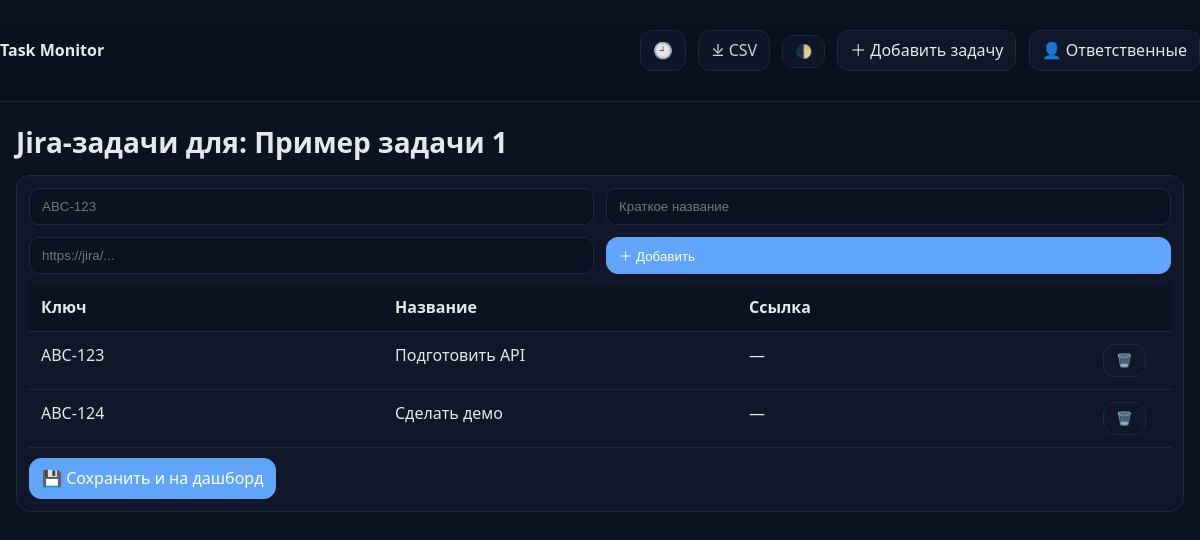
Screenshot of /task/1/jira with the database file from the repository.
### backend/models.py (models this page shows)
class Task(Base):
    __tablename__="tasks"
    id = Column(Integer, primary_key=True, autoincrement=True)
    title = Column(String(200), nullable=False)
    details = Column(Text, default="")
    status = Column(String(64), default="new")
    priority = Column(Integer, default=2)
    sort_order = Column(Integer, default=0)
    dev_color = Column(String(32), default="sky")
    demo_color = Column(String(32), default="sky")
    lt_color = Column(String(32), default="sky")
    prod_color = Column(String(32), default="sky")
    dev_status = Column(String(64), default="")
    demo_status = Column(String(64), default="")
    lt_status = Column(String(64), default="")
    prod_status = Column(String(64), default="")
    orphan_notes = Column(Text, default="")
    assignments = relationship("Assignment", back_populates="task", cascade="all, delete-orphan")

class JiraItem(Base):
    __tablename__="jira_items"
    id = Column(Integer, primary_key=True, autoincrement=True)
    task_id = Column(Integer, ForeignKey("tasks.id"), nullable=False, index=True)
    key = Column(String(64), nullable=False)
    title = Column(String(200), default="")
    url = Column(String(300), default="")

### backend/main.py (the view)
@app.get("/task/{tid}/jira", response_class=HTMLResponse)
def jira_page(request: Request, tid: int):
    db = get_db(); task = db.get(models.Task, tid)
    if not task: raise HTTPException(404, "Task not found")
    items = db.query(models.JiraItem).filter(models.JiraItem.task_id==tid).order_by(models.JiraItem.id).all()
    return render("task_jira.html", request=request, task=task, items=items)

### backend/templates/task_jira.html
{% extends "base.html" %}
{% block content %}
<h1 class="h1">Jira-задачи для: {{ task.title[:80] }}{% if task.title|length > 80 %}…{% endif %}</h1>
<div class="card">
  <form class="row" method="post" action="/task/{{ task.id }}/jira/add">
    <input class="input" name="key" placeholder="ABC-123" required>
    <input class="input" name="title" placeholder="Краткое название">
    <input class="input" name="url" placeholder="https://jira/...">
    <button class="btn primary">＋ Добавить</button>
  </form>
  <table class="table" style="margin-top:10px">
    <thead><tr><th>Ключ</th><th>Название</th><th>Ссылка</th><th style="width:80px;"></th></tr></thead>
    <tbody>
      {% if items %}{% for it in items %}
      <tr><td>{{ it.key }}</td><td>{{ it.title }}</td><td>{% if it.url %}<a class="btn" href="{{ it.url }}" target="_blank">Открыть</a>{% else %}—{% endif %}</td>
        <td><form method="post" action="/task/{{ task.id }}/jira/delete/{{ it.id }}" onsubmit="return confirm('Удалить из Jira-списка?')"><button class="btn">🗑️</button></form></td></tr>
      {% endfor %}{% else %}<tr><td colspan="4" class="muted">Пока пусто</td></tr>{% endif %}
    </tbody>
  </table>
  <div class="actions" style="margin-top:10px"><a href="/" class="btn primary">💾 Сохранить и на дашборд</a></div>
</div>
{% endblock %}

### backend/static/style.css (style rules this page uses)
:root { --bg:#0b1220; --card:#0f1729; --border:#1f2a44; --text:#e5e7eb; --muted:#94a3b8; --accent:#60a5fa; --tip-bg: rgba(25,40,60,0.98); --tip-text:#e5e7eb; --tip-border:#1f2a44; }
* { box-sizing:border-box }
body { margin:0;background:var(--bg);color:var(--text);font:16px/1.45 ui-sans-serif,system-ui,-apple-system }
.h1 { font-size:28px;margin:16px 0 12px }
.input { background:color-mix(in srgb, var(--bg) 85%, #0000);color:var(--text);border:1px solid var(--border);border-radius:10px;padding:10px 12px;outline:none;min-width:0 }
.btn { display:inline-flex;align-items:center;gap:6px;border:1px solid var(--border);background:var(--card);color:var(--text);text-decoration:none;border-radius:12px;padding:8px 12px;cursor:pointer;transition:.15s;box-shadow:0 0 0 0 rgba(0,0,0,0) }
.btn.primary { background:var(--accent);border-color:var(--accent);color:#fff }
.table { width:100%;border-collapse:collapse;table-layout:fixed }
.table th,.table td { border-bottom:1px solid var(--border);padding:12px;vertical-align:top;overflow:visible }
.table th { background:color-mix(in srgb, var(--bg) 85%, #0000);font-weight:700;text-align:left }
.card { background:var(--card);border:1px solid var(--border);border-radius:14px;padding:12px }
.row { display:grid;grid-template-columns:1fr 1fr;gap:12px }
.card .actions { margin-top:12px;display:flex;gap:8px }

### rows the page displays
Task: title "Пример задачи 1"
JiraItem: key "ABC-123", title "Подготовить API"
JiraItem: key "ABC-124", title "Сделать демо"
